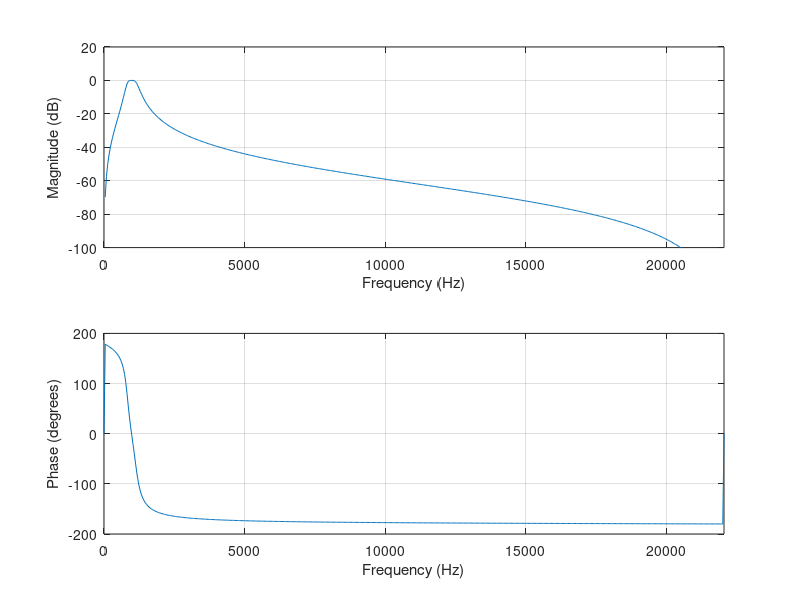

Write the MATLAB code that produced this figure.
%IIR

fc1 = 800;
fc2 = 1200;
fs = 44100;


[b,a] = butter(2,[(fc1/22050) (fc2/22050)], 'bandpass');

freqz(5*b,5*a,[],fs)

subplot(2,1,1)
ylim([-100 20])